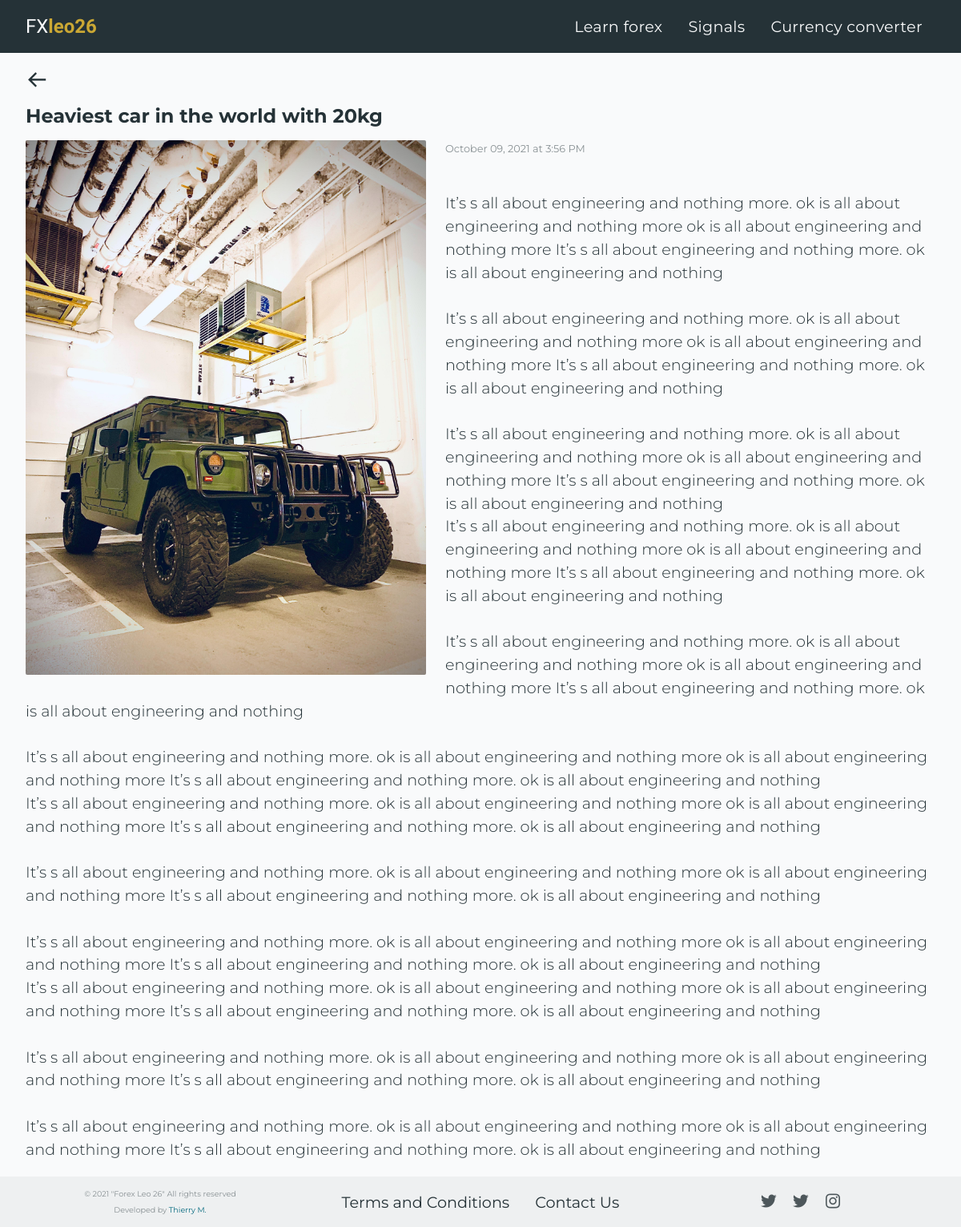
The page /post/Heaviest car in the world with 20kg/3 on the database its author committed.
### forex_26_app/models.py (models this page shows, shortened)
class Post(db.Model):
    id = db.Column(db.Integer, nullable=False, primary_key = True)
    image = db.Column(db.String(30), nullable=False, default = "default.jpg")
    title = db.Column(db.String(100), nullable=False)
    post = db.Column(db.Text, nullable=False)
    posted_date = db.Column(db.DateTime, nullable=False, default = datetime.utcnow)
    user = db.Column(db.Integer, db.ForeignKey('admin.id'), nullable = False)

### forex_26_app/routes.py (the view)
@app.route('/post/<string:post_title>/<int:post_id>', methods=['GET', 'POST'])
def post(post_title, post_id):
    admin_post = Post.query.filter_by(id=post_id).first()
    return render_template('post.html', title=f"{post_title}", admin_post=admin_post)

### forex_26_app/templates/post.html (shortened to what this page needs)
{% extends "layout.html" %}
{% block content %}
<div class="main-post-container">
    <i class='bx bx-arrow-back' title="back" onclick="history.back()"></i>
    <div class="card">
        <h5 class="post-title">{{ admin_post.title }}</h5>
        <img class="post-overview-image" alt="image" src="{{ url_for('static', filename='photos/' + admin_post.image ) }}">
        <div class="card-body">
            <span class="text-muted date-posted">
            {{ admin_post.posted_date.strftime("%B %d, %Y") }} at {{ admin_post.posted_date.strftime("%-I")|int + 2 }}:{{ admin_post.posted_date.strftime("%-M") }} {{ admin_post.posted_date.strftime("%p") }}</span>
            <p class="whole-post">{{ admin_post.post }}</p>
        </div>
    </div>
</div>
{% endblock %}

### forex_26_app/templates/layout.html (shortened to what this page needs)
<!DOCTYPE html>
<html lang="en">
<head>
    <link href="{{ url_for('static', filename='boxicons-2.0.9/css/boxicons.min.css') }}" rel="stylesheet">
    <link href="{{ url_for('static', filename='home.css') }}" rel="stylesheet">
    <link href="{{ url_for('static', filename='post.css') }}" rel="stylesheet">
    <link href="{{ url_for('static', filename='signals.css') }}" rel="stylesheet">
    <link href="{{ url_for('static', filename='forms.css') }}" rel="stylesheet">
    <link href="{{ url_for('static', filename='feedback.css') }}" rel="stylesheet">
    <link href="{{ url_for('static', filename='style.css') }}" rel="stylesheet">
</head>
<body>
  <header>
    <a class="logo" href="{{url_for('home')}}">FX<b>leo26</b></a>
    <nav class="nav-bar">
      <ul class="nav-links">
        <li class="nav-item">
          <a href="{{ url_for('home') }}" class="nav-link">Learn forex</a>
        </li>
        <li class="nav-item">
          <a href="{{ url_for('signals') }}" class="nav-link">Signals</a>
        </li>
        <li class="nav-item">
          <a href="{{ url_for('currency_convert') }}" class="nav-link">Currency converter</a>
        </li>
      </ul>
    </nav>
</header>
<main class="container">
{% block content %}{% endblock %}
</main>
<footer class="footer">
  <div class="end-footer">
    <span class="copyright text-muted">© 2021 "Forex Leo 26" All rights reserved</span>
    <span class="built_by text-muted">Developed by <a class="my__name" href="https://www.thierrymugisha.me" target="_blank">Thierry M.</a></span>
  </div>
  <ul class="footer-items">
    <li class="footer-item">
      <a class="nav-link-footer pos-relative" href="#">Terms and Conditions</a>
      </li>
      {% if not current_user.is_authenticated %}
      <li class="footer-item">
        <a class="nav-link-footer pos-relative" href="{{ url_for('contact') }}">Contact Us</a>
      </li>
      {% endif %}
  </ul>
  <ul class="social-footer-ul">
      <li class="social-item">
        <a href="https://t.me/forexleo24" target="_blank">
          <i class="bx bxl-twitter"></i>
        </a>
      </li>
      <li class="social-item">
        <a href="https://t.me/forexleo24" target="_blank">
          <i class="bx bxl-twitter"></i>
        </a>
      </li>
      <li class="social-item">
        <a href="https://www.instagram.com/forex_leo24/" target="_blank">
          <i class="bx bxl-instagram"></i>
        </a>
      </li>
  </ul>
</footer>
</body>
</html>

### forex_26_app/static/home.css (style rules this page uses)
.date-posted { font-size: .8rem; }

### forex_26_app/static/post.css (style rules this page uses)
.main-post-container { display: flex; flex-direction: column; align-items: flex-start; justify-content: center; }
.bx-arrow-back { cursor: pointer; color: var(--primary-clr); font-size: 1.8rem; transition: 100ms transform; }
.post-title { font-size: 1.5rem; color: var(--primary-clr); max-width: 60rem; margin: 1rem 0; }
.post-overview-image { width: 100%; height: auto; border-radius: 2px; margin-bottom: .3rem; }
@media screen and (min-width: 992px) { .post-overview-image { margin-bottom: 0; margin-right: 1.5rem; shape-outside: circle(100%); float: left; } }
.whole-post { font-size:1.2rem; font-weight: 300; color: var(--primary-clr); line-height: 1.5rem; white-space: pre-line; letter-spacing: .01rem; margin-top: 1rem; }
@media screen and (min-width: 768px) { .post-overview-image { width: 500px; margin-bottom: .8rem; } }
@media screen and (min-width: 768px) { .whole-post { font-size: 1.2rem; line-height: 1.8rem; letter-spacing: .001rem; } }

### forex_26_app/static/style.css (style rules this page uses)
*, *::before, *::after { margin: 0px; padding: 0px; box-sizing: border-box; }
:root { --primary-clr: hsl(197, 20%, 18%); --primary-clr-alt: hsl(197, 8%, 33%); --second-clr: hsl(46, 59%, 50%); --gray-clr: hsl(200, 10%, 94%); --gray-border-clr: #2532371a; --text-mute: hsl(196, 5%, 56%); --white-clr: hsl(210, 20%, 98%); --link-clr: #05697f; --link-clr-alt: #cfe2e0; --red-clr: #d33b25; --red-clr-alt: #ffd4d8; }
body { position: relative; background-color: var(--white-clr); color: var(--primary-clr); font-family: 'Montserrat', sans-serif; }
a { text-decoration: none; }
li { list-style: none; }
.text-muted { color: var(--text-mute); }
.pos-relative { position: relative; }
.container { padding: 1.2rem 2rem; }
header { background-color: #253237; display: flex; align-items: center; justify-content: space-between; padding: 1.2rem 2rem; }
.logo { font-family: 'Orbitron', sans-serif; font-size: 1.5rem; color: var(--white-clr); }
.logo b { color: var(--second-clr); }
.nav-links { display: flex; align-items: center; justify-content: space-between; }
.nav-item { margin: 0 1rem; }
.nav-link { color: var(--white-clr); font-size: 1.2rem; letter-spacing: .02rem; position: relative; padding-bottom: .2rem; }
.nav-link::before, .nav-link-footer::before { content: ""; background-color: var(--second-clr); width: 100%; height: .15rem; position: absolute; bottom: 0; transform: scaleX(0); transform-origin: right; transition: 300ms transform; }
.footer { background-color: var(--gray-clr); display: grid; grid-template-columns: 1fr; grid-template-rows: auto auto auto; grid-template-areas: "footer-items" "social-footer-ul" "end-footer"; padding: 2rem 0; }
.footer-items { display: flex; align-items: center; justify-content: center; flex-direction: column; grid-area: footer-items; margin-bottom: 1rem; }
.footer-item { font-size: 1.2rem; margin: .3rem 0; }
.nav-link-footer { color: var(--primary-clr); }
.social-footer-ul { display: flex; align-items: center; justify-content: center; margin-bottom: 1rem; grid-area: social-footer-ul; }
.social-item { margin: 0 .5rem; }
.bxl-twitter, .bxl-instagram { color: var(--primary-clr-alt); font-size: 1.8rem; }
.end-footer { display: flex; flex-direction: column; align-items: center; justify-content: center; }
.copyright { margin-bottom: .5rem; }
.copyright, .built_by { font-size: .9rem; }
.my__name { color: var(--link-clr); }
@media screen and (min-width: 768px) { .footer { grid-template-columns: 1fr 1fr 1fr; grid-template-rows: 1fr; grid-template-areas: "end-footer footer-items social-footer-ul"; padding: 1rem 0; } }
@media screen and (min-width: 768px) { .footer-items { flex-direction: row; margin-bottom: 0; } }
@media screen and (min-width: 768px) { .footer-item { margin: 0 1rem; } }
@media screen and (min-width: 768px) { .social-footer-ul { margin-bottom: 0; } }
@media screen and (min-width: 768px) { .bxl-twitter, .bxl-instagram { font-size: 1.5rem; } }
@media screen and (min-width: 768px) { .copyright, .built_by { font-size: .6rem; } }
@media screen and (min-width: 768px) { .copyright { margin-bottom: .6rem; } }

### rows shown on the page
Post: title "Heaviest car in the world with 20kg", image (picture), posted_date "October 09, 2021", posted_date "3", posted_date "56", posted_date "PM", post "It’s s all about engineering and nothing more. ok is all about engineering and nothing more ok is all about engineering and nothing more It’s s all about engineering and nothing more. ok is all about engineering and nothing It’s s all about engineering and nothing more. ok is all about engineering and nothing more ok is all about engineering and nothing more It’s s all about engineering and nothing more. ok is all about engineering and nothing It’s s all about engineering and nothing more. ok is all about engineering and nothing more ok is all about engineering and nothing more It’s s all about engineering and nothing more. ok is all about engineering and nothing It’s s all about…"
